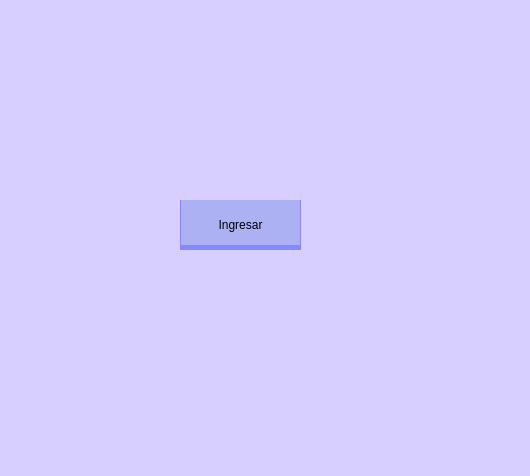
<?xml version="1.0" encoding="UTF-8"?>
<ui version="4.0">
 <class>MainWindow</class>
 <widget class="QMainWindow" name="MainWindow">
  <property name="enabled">
   <bool>true</bool>
  </property>
  <property name="geometry">
   <rect>
    <x>0</x>
    <y>0</y>
    <width>530</width>
    <height>476</height>
   </rect>
  </property>
  <property name="windowTitle">
   <string>MainWindow</string>
  </property>
  <property name="styleSheet">
   <string notr="true">background-color: rgb(215, 207, 255);</string>
  </property>
  <widget class="QWidget" name="centralwidget">
   <widget class="QPushButton" name="ingresarboton">
    <property name="geometry">
     <rect>
      <x>180</x>
      <y>200</y>
      <width>121</width>
      <height>50</height>
     </rect>
    </property>
    <property name="minimumSize">
     <size>
      <width>50</width>
      <height>15</height>
     </size>
    </property>
    <property name="maximumSize">
     <size>
      <width>200</width>
      <height>50</height>
     </size>
    </property>
    <property name="styleSheet">
     <string notr="true">QPushButton {
	background-color: rgb(172, 177, 243);
	border: none;
	padding-top: 5 px;
	color: rgb(0, 0, 0);
	border-left: 1px solid rgb(137, 137, 255);
	border-right: 1px solid rgb(137, 137, 255);
	border-bottom: 5px solid rgb(137, 137, 255);
}
QPushButton:hover {
	background-color: rgb(181, 185, 255);
	border-left: 1px solid rgb(137, 137, 255);
	border-right: 1px solid rgb(137, 137, 255);
	border-bottom: 5px solid rgb(137, 137, 255);
}
QPushButton:pressed {
	background-color: rgb(137, 137, 255);
	border-left: 1px solid rgb(137, 137, 255);
	border-right: 1px solid rgb(137, 137, 255);
	border-top: 5px solid rgb(137, 137, 255);
	padding-top: -5 px;
}</string>
    </property>
    <property name="text">
     <string>Ingresar</string>
    </property>
    <property name="icon">
     <iconset>
      <normaloff>iconos/1409946.png</normaloff>iconos/1409946.png</iconset>
    </property>
   </widget>
  </widget>
 </widget>
 <resources/>
 <connections/>
</ui>
